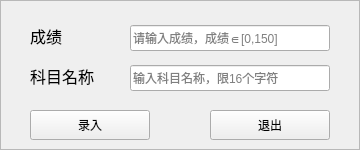
<?xml version="1.0" encoding="UTF-8"?>
<ui version="4.0">
 <class>ScoreInWindow</class>
 <widget class="QWidget" name="ScoreInWindow">
  <property name="geometry">
   <rect>
    <x>0</x>
    <y>0</y>
    <width>360</width>
    <height>150</height>
   </rect>
  </property>
  <property name="windowTitle">
   <string>ScoreInWindow</string>
  </property>
  <widget class="QFrame" name="frame">
   <property name="geometry">
    <rect>
     <x>0</x>
     <y>0</y>
     <width>360</width>
     <height>150</height>
    </rect>
   </property>
   <property name="frameShape">
    <enum>QFrame::StyledPanel</enum>
   </property>
   <property name="frameShadow">
    <enum>QFrame::Raised</enum>
   </property>
   <widget class="QLabel" name="scoreText">
    <property name="geometry">
     <rect>
      <x>30</x>
      <y>20</y>
      <width>81</width>
      <height>31</height>
     </rect>
    </property>
    <property name="font">
     <font>
      <family>微软雅黑</family>
      <pointsize>12</pointsize>
     </font>
    </property>
    <property name="text">
     <string>成绩</string>
    </property>
   </widget>
   <widget class="QLabel" name="SubNameText">
    <property name="geometry">
     <rect>
      <x>30</x>
      <y>60</y>
      <width>81</width>
      <height>31</height>
     </rect>
    </property>
    <property name="font">
     <font>
      <family>微软雅黑</family>
      <pointsize>12</pointsize>
     </font>
    </property>
    <property name="text">
     <string>科目名称</string>
    </property>
   </widget>
   <widget class="QLineEdit" name="scoreLine">
    <property name="geometry">
     <rect>
      <x>130</x>
      <y>25</y>
      <width>200</width>
      <height>26</height>
     </rect>
    </property>
    <property name="placeholderText">
     <string>请输入成绩，成绩∈[0,150]</string>
    </property>
   </widget>
   <widget class="QLineEdit" name="SubNameLine">
    <property name="geometry">
     <rect>
      <x>130</x>
      <y>65</y>
      <width>200</width>
      <height>26</height>
     </rect>
    </property>
    <property name="placeholderText">
     <string>输入科目名称，限16个字符</string>
    </property>
   </widget>
   <widget class="QPushButton" name="InBtn">
    <property name="geometry">
     <rect>
      <x>30</x>
      <y>110</y>
      <width>120</width>
      <height>30</height>
     </rect>
    </property>
    <property name="text">
     <string>录入</string>
    </property>
   </widget>
   <widget class="QPushButton" name="closeBtn">
    <property name="geometry">
     <rect>
      <x>210</x>
      <y>110</y>
      <width>120</width>
      <height>30</height>
     </rect>
    </property>
    <property name="text">
     <string>退出</string>
    </property>
   </widget>
  </widget>
 </widget>
 <layoutdefault spacing="6" margin="11"/>
 <resources/>
 <connections>
  <connection>
   <sender>closeBtn</sender>
   <signal>clicked()</signal>
   <receiver>ScoreInWindow</receiver>
   <slot>close()</slot>
   <hints>
    <hint type="sourcelabel">
     <x>269</x>
     <y>114</y>
    </hint>
    <hint type="destinationlabel">
     <x>179</x>
     <y>74</y>
    </hint>
   </hints>
  </connection>
 </connections>
</ui>
